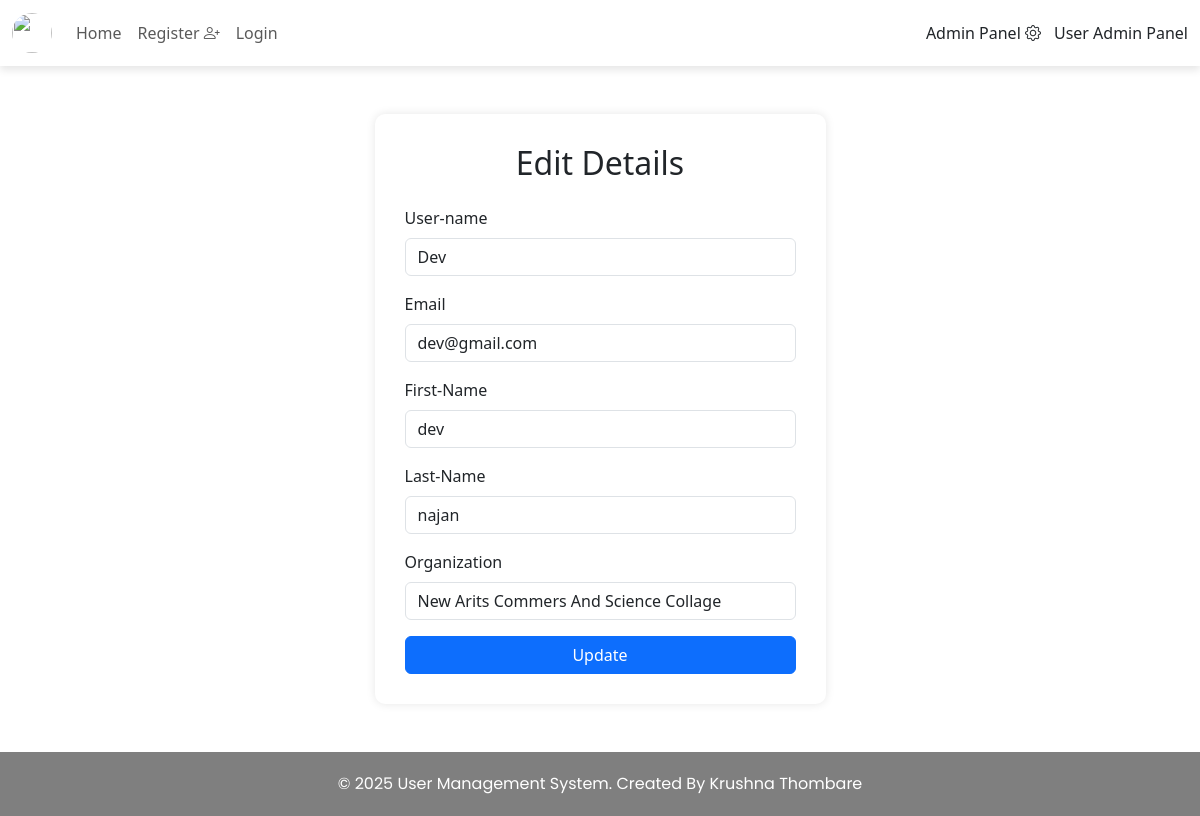
/edit_Organization/?id=17 (signed in), run on an earlier commit of the app's database.
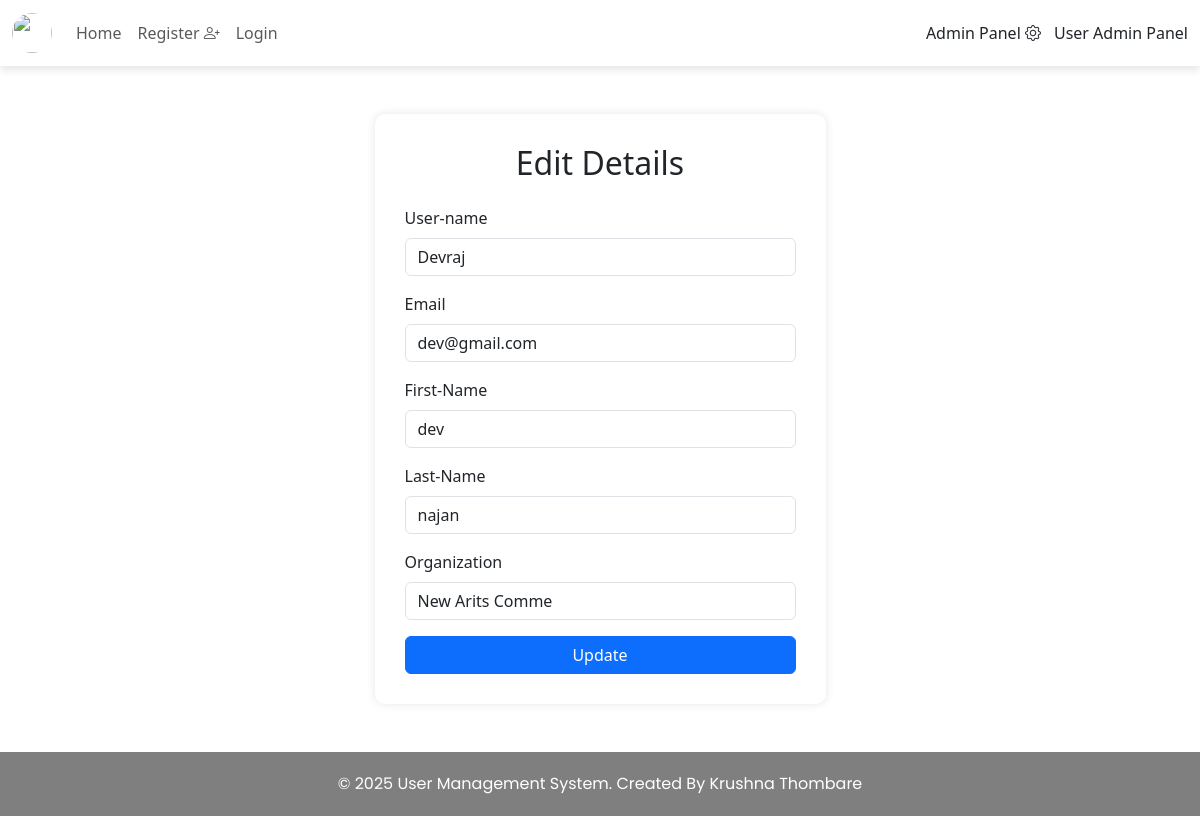
And on a later commit of the database.
### website/models.py (models this page shows, shortened)
class Customer(models.Model):
    customer_name = models.CharField(max_length=255)
    customer_email = models.EmailField(unique=True)
    customer_mobile = models.CharField(max_length=15)
    customer_password = models.CharField(max_length=255)
    first_name = models.CharField(max_length=15,null=True)
    last_name = models.CharField(max_length=15,null=True)
    Organization = models.CharField(max_length=15,null=True)

### website/views.py (the view)
# urls.py: path('edit_Organization/',views.edit_Organization),
def edit_Organization(req):
    if 'customer_id' not in req.session:
        return redirect('/login')
    logged_in_user_id = req.session['customer_id']
    user_to_edit = get_object_or_404(Customer, id=req.GET['id'])
    if user_to_edit.id != logged_in_user_id:
        return JsonResponse({"error": "You are not authorized to edit this account"}, status=403)
    return render(req, "edit_Organization.html", {"edit": user_to_edit})

### template/edit_Organization.html (shortened to what this page needs)
{% include "Navbar.html" %}
<!DOCTYPE html>
<html lang="en">
<head>
    <link rel="stylesheet" href="https://cdn.jsdelivr.net/npm/bootstrap@5.3.0/dist/css/bootstrap.min.css">
</head>
<body>
<div class="container mt-5 mb-5">
    <div class="row justify-content-center">
        <div class="col-md-5">
            <div class="form-container">
                <h2 class="text-center mb-4">Edit Details</h2>
                <form method="post" action="/update_file/">
                    <div class="mb-3">
                        <label for="id_customer_name" class="form-label">User-name</label>
                        <input type="text" class="form-control" id="id_customer_name" name="customer_name" placeholder="Enter your name" value="{{edit.customer_name}}" >
                    </div>
                     <div class="mb-3">
                        <label for="id_customer_name" class="form-label">Email</label>
                        <input type="text" class="form-control" id="id_customer_name" name="customer_email" placeholder="Enter your email" value="{{edit.customer_email}}" >
                    </div>
                    <div class="mb-3">
                        <label for="id_customer_name" class="form-label">First-Name</label>
                        <input type="text" class="form-control" id="id_customer_name" name="first_name" placeholder="Enter your name" value="{{edit.first_name}}" >
                    </div>
                     <div class="mb-3">
                        <label for="id_customer_name" class="form-label">Last-Name</label>
                        <input type="text" class="form-control" id="id_customer_name" name="last_name" placeholder="Enter your last_name" value="{{edit.last_name}}" >
                    </div>
                     <div class="mb-3">
                        <label for="id_customer_name" class="form-label">Organization</label>
                        <input type="text" class="form-control" id="id_customer_name" name="Organization" placeholder="Enter your Organization" value="{{edit.Organization}}" >
                    </div>
                    <div class="d-grid gap-2">
                        <button type="submit" class="btn btn-primary btn-custom">Update</button>
                    </div>
                </form>
            </div>
        </div>
    </div>
</div>
</body>
</html>
{% include "Footer.html" %}

What changed in the data, as far as the page shows it:
changed Customer "dev@gmail.com": customer_name "Dev" → "Devraj"; Organization "New Arits Commers And Science Collage" → "New Arits Comme"
